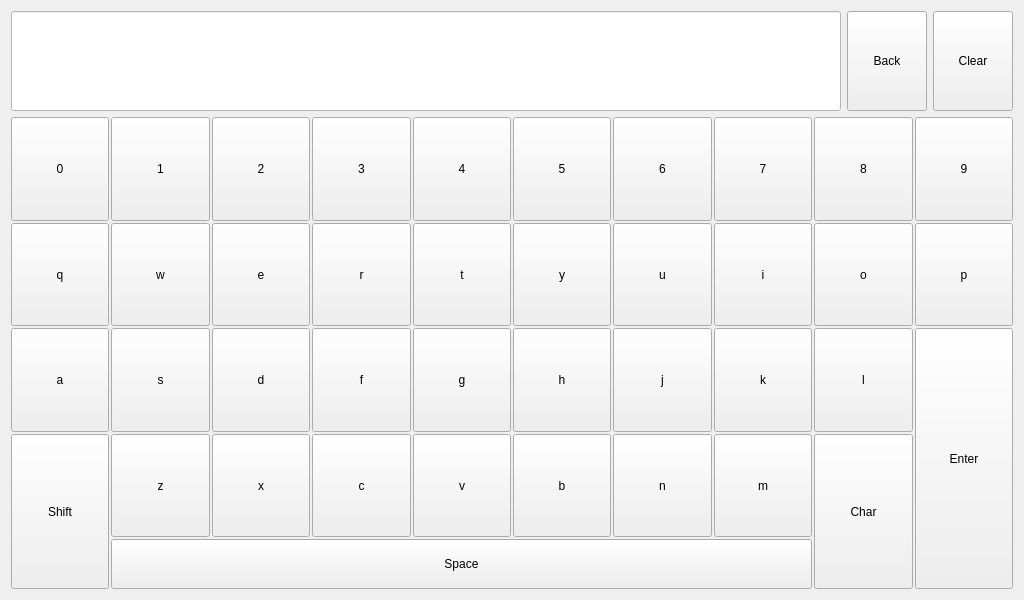
<?xml version="1.0" encoding="UTF-8"?>
<ui version="4.0">
 <class>Keyboard</class>
 <widget class="QWidget" name="Keyboard">
  <property name="windowModality">
   <enum>Qt::NonModal</enum>
  </property>
  <property name="geometry">
   <rect>
    <x>0</x>
    <y>0</y>
    <width>1024</width>
    <height>600</height>
   </rect>
  </property>
  <property name="windowTitle">
   <string notr="true">Keyboard</string>
  </property>
  <property name="styleSheet">
   <string notr="true"/>
  </property>
  <layout class="QGridLayout" name="gridLayout_2">
   <item row="0" column="0">
    <layout class="QHBoxLayout" name="horizontalLayout">
     <item>
      <widget class="QLineEdit" name="lineEdit">
       <property name="minimumSize">
        <size>
         <width>0</width>
         <height>100</height>
        </size>
       </property>
       <property name="styleSheet">
        <string notr="true">color: rgb(0, 0, 0);
background-color: rgb(255, 255, 255);</string>
       </property>
      </widget>
     </item>
     <item>
      <widget class="QPushButton" name="backButton">
       <property name="minimumSize">
        <size>
         <width>0</width>
         <height>100</height>
        </size>
       </property>
       <property name="text">
        <string>Back</string>
       </property>
      </widget>
     </item>
     <item>
      <widget class="QPushButton" name="clear">
       <property name="minimumSize">
        <size>
         <width>0</width>
         <height>100</height>
        </size>
       </property>
       <property name="text">
        <string>Clear</string>
       </property>
      </widget>
     </item>
    </layout>
   </item>
   <item row="1" column="0">
    <layout class="QGridLayout" name="gridLayout">
     <property name="spacing">
      <number>2</number>
     </property>
     <item row="1" column="0">
      <widget class="QPushButton" name="Buttonq">
       <property name="sizePolicy">
        <sizepolicy hsizetype="Expanding" vsizetype="Expanding">
         <horstretch>0</horstretch>
         <verstretch>0</verstretch>
        </sizepolicy>
       </property>
       <property name="minimumSize">
        <size>
         <width>20</width>
         <height>0</height>
        </size>
       </property>
       <property name="text">
        <string>q</string>
       </property>
      </widget>
     </item>
     <item row="1" column="1">
      <widget class="QPushButton" name="Buttonw">
       <property name="sizePolicy">
        <sizepolicy hsizetype="Expanding" vsizetype="Expanding">
         <horstretch>0</horstretch>
         <verstretch>0</verstretch>
        </sizepolicy>
       </property>
       <property name="minimumSize">
        <size>
         <width>20</width>
         <height>0</height>
        </size>
       </property>
       <property name="text">
        <string>w</string>
       </property>
      </widget>
     </item>
     <item row="1" column="2">
      <widget class="QPushButton" name="Buttone">
       <property name="sizePolicy">
        <sizepolicy hsizetype="Expanding" vsizetype="Expanding">
         <horstretch>0</horstretch>
         <verstretch>0</verstretch>
        </sizepolicy>
       </property>
       <property name="minimumSize">
        <size>
         <width>20</width>
         <height>0</height>
        </size>
       </property>
       <property name="text">
        <string>e</string>
       </property>
      </widget>
     </item>
     <item row="1" column="3">
      <widget class="QPushButton" name="Buttonr">
       <property name="sizePolicy">
        <sizepolicy hsizetype="Expanding" vsizetype="Expanding">
         <horstretch>0</horstretch>
         <verstretch>0</verstretch>
        </sizepolicy>
       </property>
       <property name="minimumSize">
        <size>
         <width>20</width>
         <height>0</height>
        </size>
       </property>
       <property name="text">
        <string>r</string>
       </property>
      </widget>
     </item>
     <item row="1" column="4">
      <widget class="QPushButton" name="Buttont">
       <property name="sizePolicy">
        <sizepolicy hsizetype="Expanding" vsizetype="Expanding">
         <horstretch>0</horstretch>
         <verstretch>0</verstretch>
        </sizepolicy>
       </property>
       <property name="minimumSize">
        <size>
         <width>20</width>
         <height>0</height>
        </size>
       </property>
       <property name="text">
        <string>t</string>
       </property>
      </widget>
     </item>
     <item row="1" column="5">
      <widget class="QPushButton" name="Buttony">
       <property name="sizePolicy">
        <sizepolicy hsizetype="Expanding" vsizetype="Expanding">
         <horstretch>0</horstretch>
         <verstretch>0</verstretch>
        </sizepolicy>
       </property>
       <property name="minimumSize">
        <size>
         <width>20</width>
         <height>0</height>
        </size>
       </property>
       <property name="text">
        <string>y</string>
       </property>
      </widget>
     </item>
     <item row="1" column="6">
      <widget class="QPushButton" name="Buttonu">
       <property name="sizePolicy">
        <sizepolicy hsizetype="Expanding" vsizetype="Expanding">
         <horstretch>0</horstretch>
         <verstretch>0</verstretch>
        </sizepolicy>
       </property>
       <property name="minimumSize">
        <size>
         <width>20</width>
         <height>0</height>
        </size>
       </property>
       <property name="text">
        <string>u</string>
       </property>
      </widget>
     </item>
     <item row="1" column="7">
      <widget class="QPushButton" name="Buttoni">
       <property name="sizePolicy">
        <sizepolicy hsizetype="Expanding" vsizetype="Expanding">
         <horstretch>0</horstretch>
         <verstretch>0</verstretch>
        </sizepolicy>
       </property>
       <property name="minimumSize">
        <size>
         <width>20</width>
         <height>0</height>
        </size>
       </property>
       <property name="text">
        <string>i</string>
       </property>
      </widget>
     </item>
     <item row="1" column="8">
      <widget class="QPushButton" name="Buttono">
       <property name="sizePolicy">
        <sizepolicy hsizetype="Expanding" vsizetype="Expanding">
         <horstretch>0</horstretch>
         <verstretch>0</verstretch>
        </sizepolicy>
       </property>
       <property name="minimumSize">
        <size>
         <width>20</width>
         <height>0</height>
        </size>
       </property>
       <property name="text">
        <string>o</string>
       </property>
      </widget>
     </item>
     <item row="3" column="1">
      <widget class="QPushButton" name="Buttons">
       <property name="sizePolicy">
        <sizepolicy hsizetype="Expanding" vsizetype="Expanding">
         <horstretch>0</horstretch>
         <verstretch>0</verstretch>
        </sizepolicy>
       </property>
       <property name="minimumSize">
        <size>
         <width>20</width>
         <height>0</height>
        </size>
       </property>
       <property name="text">
        <string>s</string>
       </property>
      </widget>
     </item>
     <item row="3" column="2">
      <widget class="QPushButton" name="Buttond">
       <property name="sizePolicy">
        <sizepolicy hsizetype="Expanding" vsizetype="Expanding">
         <horstretch>0</horstretch>
         <verstretch>0</verstretch>
        </sizepolicy>
       </property>
       <property name="minimumSize">
        <size>
         <width>20</width>
         <height>0</height>
        </size>
       </property>
       <property name="text">
        <string>d</string>
       </property>
      </widget>
     </item>
     <item row="3" column="3">
      <widget class="QPushButton" name="Buttonf">
       <property name="sizePolicy">
        <sizepolicy hsizetype="Expanding" vsizetype="Expanding">
         <horstretch>0</horstretch>
         <verstretch>0</verstretch>
        </sizepolicy>
       </property>
       <property name="minimumSize">
        <size>
         <width>20</width>
         <height>0</height>
        </size>
       </property>
       <property name="text">
        <string>f</string>
       </property>
      </widget>
     </item>
     <item row="3" column="4">
      <widget class="QPushButton" name="Buttong">
       <property name="sizePolicy">
        <sizepolicy hsizetype="Expanding" vsizetype="Expanding">
         <horstretch>0</horstretch>
         <verstretch>0</verstretch>
        </sizepolicy>
       </property>
       <property name="minimumSize">
        <size>
         <width>20</width>
         <height>0</height>
        </size>
       </property>
       <property name="text">
        <string>g</string>
       </property>
      </widget>
     </item>
     <item row="3" column="5">
      <widget class="QPushButton" name="Buttonh">
       <property name="sizePolicy">
        <sizepolicy hsizetype="Expanding" vsizetype="Expanding">
         <horstretch>0</horstretch>
         <verstretch>0</verstretch>
        </sizepolicy>
       </property>
       <property name="minimumSize">
        <size>
         <width>20</width>
         <height>0</height>
        </size>
       </property>
       <property name="text">
        <string>h</string>
       </property>
      </widget>
     </item>
     <item row="3" column="6">
      <widget class="QPushButton" name="Buttonj">
       <property name="sizePolicy">
        <sizepolicy hsizetype="Expanding" vsizetype="Expanding">
         <horstretch>0</horstretch>
         <verstretch>0</verstretch>
        </sizepolicy>
       </property>
       <property name="minimumSize">
        <size>
         <width>20</width>
         <height>0</height>
        </size>
       </property>
       <property name="text">
        <string>j</string>
       </property>
      </widget>
     </item>
     <item row="3" column="8">
      <widget class="QPushButton" name="Buttonl">
       <property name="sizePolicy">
        <sizepolicy hsizetype="Expanding" vsizetype="Expanding">
         <horstretch>0</horstretch>
         <verstretch>0</verstretch>
        </sizepolicy>
       </property>
       <property name="minimumSize">
        <size>
         <width>20</width>
         <height>0</height>
        </size>
       </property>
       <property name="text">
        <string>l</string>
       </property>
      </widget>
     </item>
     <item row="4" column="1">
      <widget class="QPushButton" name="Buttonz">
       <property name="sizePolicy">
        <sizepolicy hsizetype="Expanding" vsizetype="Expanding">
         <horstretch>0</horstretch>
         <verstretch>0</verstretch>
        </sizepolicy>
       </property>
       <property name="minimumSize">
        <size>
         <width>20</width>
         <height>0</height>
        </size>
       </property>
       <property name="text">
        <string>z</string>
       </property>
      </widget>
     </item>
     <item row="4" column="2">
      <widget class="QPushButton" name="Buttonx">
       <property name="sizePolicy">
        <sizepolicy hsizetype="Expanding" vsizetype="Expanding">
         <horstretch>0</horstretch>
         <verstretch>0</verstretch>
        </sizepolicy>
       </property>
       <property name="minimumSize">
        <size>
         <width>20</width>
         <height>0</height>
        </size>
       </property>
       <property name="text">
        <string>x</string>
       </property>
      </widget>
     </item>
     <item row="4" column="4">
      <widget class="QPushButton" name="Buttonv">
       <property name="sizePolicy">
        <sizepolicy hsizetype="Expanding" vsizetype="Expanding">
         <horstretch>0</horstretch>
         <verstretch>0</verstretch>
        </sizepolicy>
       </property>
       <property name="minimumSize">
        <size>
         <width>20</width>
         <height>0</height>
        </size>
       </property>
       <property name="text">
        <string>v</string>
       </property>
      </widget>
     </item>
     <item row="4" column="5">
      <widget class="QPushButton" name="Buttonb">
       <property name="sizePolicy">
        <sizepolicy hsizetype="Expanding" vsizetype="Expanding">
         <horstretch>0</horstretch>
         <verstretch>0</verstretch>
        </sizepolicy>
       </property>
       <property name="minimumSize">
        <size>
         <width>20</width>
         <height>0</height>
        </size>
       </property>
       <property name="text">
        <string>b</string>
       </property>
      </widget>
     </item>
     <item row="4" column="6">
      <widget class="QPushButton" name="Buttonn">
       <property name="sizePolicy">
        <sizepolicy hsizetype="Expanding" vsizetype="Expanding">
         <horstretch>0</horstretch>
         <verstretch>0</verstretch>
        </sizepolicy>
       </property>
       <property name="minimumSize">
        <size>
         <width>20</width>
         <height>0</height>
        </size>
       </property>
       <property name="text">
        <string>n</string>
       </property>
      </widget>
     </item>
     <item row="4" column="7">
      <widget class="QPushButton" name="Buttonm">
       <property name="sizePolicy">
        <sizepolicy hsizetype="Expanding" vsizetype="Expanding">
         <horstretch>0</horstretch>
         <verstretch>0</verstretch>
        </sizepolicy>
       </property>
       <property name="minimumSize">
        <size>
         <width>20</width>
         <height>0</height>
        </size>
       </property>
       <property name="text">
        <string>m</string>
       </property>
      </widget>
     </item>
     <item row="4" column="8" rowspan="2">
      <widget class="QPushButton" name="char_2">
       <property name="sizePolicy">
        <sizepolicy hsizetype="Expanding" vsizetype="Expanding">
         <horstretch>0</horstretch>
         <verstretch>0</verstretch>
        </sizepolicy>
       </property>
       <property name="minimumSize">
        <size>
         <width>20</width>
         <height>0</height>
        </size>
       </property>
       <property name="text">
        <string>Char</string>
       </property>
       <property name="checkable">
        <bool>true</bool>
       </property>
       <property name="checked">
        <bool>false</bool>
       </property>
      </widget>
     </item>
     <item row="5" column="1" colspan="7">
      <widget class="QPushButton" name="space">
       <property name="minimumSize">
        <size>
         <width>20</width>
         <height>50</height>
        </size>
       </property>
       <property name="text">
        <string>Space</string>
       </property>
      </widget>
     </item>
     <item row="0" column="0">
      <widget class="QPushButton" name="Button0">
       <property name="sizePolicy">
        <sizepolicy hsizetype="Expanding" vsizetype="Expanding">
         <horstretch>0</horstretch>
         <verstretch>0</verstretch>
        </sizepolicy>
       </property>
       <property name="minimumSize">
        <size>
         <width>20</width>
         <height>0</height>
        </size>
       </property>
       <property name="text">
        <string>0</string>
       </property>
      </widget>
     </item>
     <item row="0" column="1">
      <widget class="QPushButton" name="Button1">
       <property name="sizePolicy">
        <sizepolicy hsizetype="Expanding" vsizetype="Expanding">
         <horstretch>0</horstretch>
         <verstretch>0</verstretch>
        </sizepolicy>
       </property>
       <property name="minimumSize">
        <size>
         <width>20</width>
         <height>0</height>
        </size>
       </property>
       <property name="text">
        <string>1</string>
       </property>
      </widget>
     </item>
     <item row="0" column="2">
      <widget class="QPushButton" name="Button2">
       <property name="sizePolicy">
        <sizepolicy hsizetype="Expanding" vsizetype="Expanding">
         <horstretch>0</horstretch>
         <verstretch>0</verstretch>
        </sizepolicy>
       </property>
       <property name="minimumSize">
        <size>
         <width>20</width>
         <height>0</height>
        </size>
       </property>
       <property name="text">
        <string>2</string>
       </property>
      </widget>
     </item>
     <item row="0" column="3">
      <widget class="QPushButton" name="Button3">
       <property name="sizePolicy">
        <sizepolicy hsizetype="Expanding" vsizetype="Expanding">
         <horstretch>0</horstretch>
         <verstretch>0</verstretch>
        </sizepolicy>
       </property>
       <property name="minimumSize">
        <size>
         <width>20</width>
         <height>0</height>
        </size>
       </property>
       <property name="text">
        <string>3</string>
       </property>
      </widget>
     </item>
     <item row="0" column="4">
      <widget class="QPushButton" name="Button4">
       <property name="sizePolicy">
        <sizepolicy hsizetype="Expanding" vsizetype="Expanding">
         <horstretch>0</horstretch>
         <verstretch>0</verstretch>
        </sizepolicy>
       </property>
       <property name="minimumSize">
        <size>
         <width>20</width>
         <height>0</height>
        </size>
       </property>
       <property name="text">
        <string>4</string>
       </property>
      </widget>
     </item>
     <item row="0" column="5">
      <widget class="QPushButton" name="Button5">
       <property name="sizePolicy">
        <sizepolicy hsizetype="Expanding" vsizetype="Expanding">
         <horstretch>0</horstretch>
         <verstretch>0</verstretch>
        </sizepolicy>
       </property>
       <property name="minimumSize">
        <size>
         <width>20</width>
         <height>0</height>
        </size>
       </property>
       <property name="text">
        <string>5</string>
       </property>
      </widget>
     </item>
     <item row="0" column="6">
      <widget class="QPushButton" name="Button6">
       <property name="sizePolicy">
        <sizepolicy hsizetype="Expanding" vsizetype="Expanding">
         <horstretch>0</horstretch>
         <verstretch>0</verstretch>
        </sizepolicy>
       </property>
       <property name="minimumSize">
        <size>
         <width>20</width>
         <height>0</height>
        </size>
       </property>
       <property name="text">
        <string>6</string>
       </property>
      </widget>
     </item>
     <item row="0" column="7">
      <widget class="QPushButton" name="Button7">
       <property name="sizePolicy">
        <sizepolicy hsizetype="Expanding" vsizetype="Expanding">
         <horstretch>0</horstretch>
         <verstretch>0</verstretch>
        </sizepolicy>
       </property>
       <property name="minimumSize">
        <size>
         <width>20</width>
         <height>0</height>
        </size>
       </property>
       <property name="text">
        <string>7</string>
       </property>
      </widget>
     </item>
     <item row="0" column="8">
      <widget class="QPushButton" name="Button8">
       <property name="sizePolicy">
        <sizepolicy hsizetype="Expanding" vsizetype="Expanding">
         <horstretch>0</horstretch>
         <verstretch>0</verstretch>
        </sizepolicy>
       </property>
       <property name="minimumSize">
        <size>
         <width>20</width>
         <height>0</height>
        </size>
       </property>
       <property name="text">
        <string>8</string>
       </property>
      </widget>
     </item>
     <item row="0" column="9">
      <widget class="QPushButton" name="Button9">
       <property name="sizePolicy">
        <sizepolicy hsizetype="Expanding" vsizetype="Expanding">
         <horstretch>0</horstretch>
         <verstretch>0</verstretch>
        </sizepolicy>
       </property>
       <property name="minimumSize">
        <size>
         <width>20</width>
         <height>0</height>
        </size>
       </property>
       <property name="text">
        <string>9</string>
       </property>
      </widget>
     </item>
     <item row="1" column="9">
      <widget class="QPushButton" name="Buttonp">
       <property name="sizePolicy">
        <sizepolicy hsizetype="Expanding" vsizetype="Expanding">
         <horstretch>0</horstretch>
         <verstretch>0</verstretch>
        </sizepolicy>
       </property>
       <property name="minimumSize">
        <size>
         <width>20</width>
         <height>0</height>
        </size>
       </property>
       <property name="text">
        <string>p</string>
       </property>
      </widget>
     </item>
     <item row="3" column="9" rowspan="3">
      <widget class="QPushButton" name="enterButton">
       <property name="sizePolicy">
        <sizepolicy hsizetype="Expanding" vsizetype="Expanding">
         <horstretch>0</horstretch>
         <verstretch>0</verstretch>
        </sizepolicy>
       </property>
       <property name="minimumSize">
        <size>
         <width>20</width>
         <height>0</height>
        </size>
       </property>
       <property name="text">
        <string>Enter</string>
       </property>
      </widget>
     </item>
     <item row="3" column="0">
      <widget class="QPushButton" name="Buttona">
       <property name="sizePolicy">
        <sizepolicy hsizetype="Expanding" vsizetype="Expanding">
         <horstretch>0</horstretch>
         <verstretch>0</verstretch>
        </sizepolicy>
       </property>
       <property name="minimumSize">
        <size>
         <width>20</width>
         <height>0</height>
        </size>
       </property>
       <property name="text">
        <string>a</string>
       </property>
      </widget>
     </item>
     <item row="4" column="0" rowspan="2">
      <widget class="QPushButton" name="shift">
       <property name="sizePolicy">
        <sizepolicy hsizetype="Expanding" vsizetype="Expanding">
         <horstretch>0</horstretch>
         <verstretch>0</verstretch>
        </sizepolicy>
       </property>
       <property name="minimumSize">
        <size>
         <width>20</width>
         <height>0</height>
        </size>
       </property>
       <property name="styleSheet">
        <string notr="true"/>
       </property>
       <property name="text">
        <string>Shift</string>
       </property>
       <property name="checkable">
        <bool>false</bool>
       </property>
      </widget>
     </item>
     <item row="4" column="3">
      <widget class="QPushButton" name="Buttonc">
       <property name="sizePolicy">
        <sizepolicy hsizetype="Expanding" vsizetype="Expanding">
         <horstretch>0</horstretch>
         <verstretch>0</verstretch>
        </sizepolicy>
       </property>
       <property name="minimumSize">
        <size>
         <width>20</width>
         <height>0</height>
        </size>
       </property>
       <property name="text">
        <string>c</string>
       </property>
      </widget>
     </item>
     <item row="3" column="7">
      <widget class="QPushButton" name="Buttonk">
       <property name="sizePolicy">
        <sizepolicy hsizetype="Expanding" vsizetype="Expanding">
         <horstretch>0</horstretch>
         <verstretch>0</verstretch>
        </sizepolicy>
       </property>
       <property name="minimumSize">
        <size>
         <width>20</width>
         <height>0</height>
        </size>
       </property>
       <property name="text">
        <string>k</string>
       </property>
      </widget>
     </item>
    </layout>
   </item>
  </layout>
 </widget>
 <resources/>
 <connections/>
</ui>
